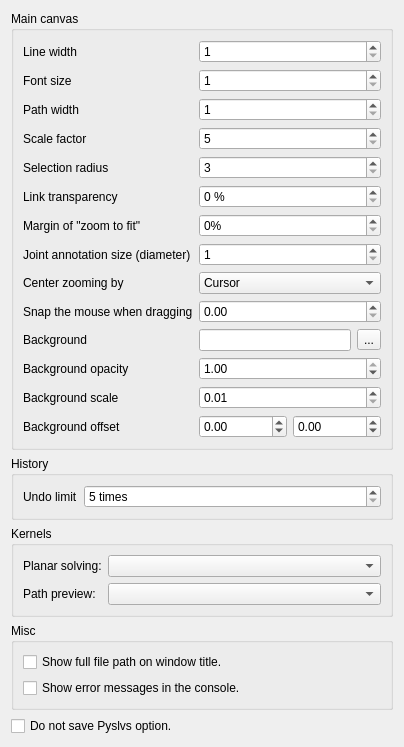
               <widget class="QWidget" name="scrollAreaWidgetContents">
                <property name="geometry">
                 <rect>
                  <x>0</x>
                  <y>0</y>
                  <width>401</width>
                  <height>733</height>
                 </rect>
                </property>
                <layout class="QVBoxLayout" name="verticalLayout_3">
                 <item>
                  <widget class="QGroupBox" name="settings_ui_groupbox">
                   <property name="title">
                    <string>Main canvas</string>
                   </property>
                   <layout class="QFormLayout" name="formLayout">
                    <item row="0" column="0">
                     <widget class="QLabel" name="linewidth_label">
                      <property name="text">
                       <string>Line width</string>
                      </property>
                     </widget>
                    </item>
                    <item row="0" column="1">
                     <widget class="QSpinBox" name="linewidth_option">
                      <property name="minimum">
                       <number>1</number>
                      </property>
                      <property name="maximum">
                       <number>10</number>
                      </property>
                      <property name="displayIntegerBase">
                       <number>10</number>
                      </property>
                     </widget>
                    </item>
                    <item row="1" column="0">
                     <widget class="QLabel" name="fontsize_label">
                      <property name="text">
                       <string>Font size</string>
                      </property>
                     </widget>
                    </item>
                    <item row="1" column="1">
                     <widget class="QSpinBox" name="fontsize_option">
                      <property name="minimum">
                       <number>1</number>
                      </property>
                      <property name="maximum">
                       <number>30</number>
                      </property>
                      <property name="singleStep">
                       <number>2</number>
                      </property>
                     </widget>
                    </item>
                    <item row="3" column="0">
                     <widget class="QLabel" name="pathwidth_label">
                      <property name="text">
                       <string>Path width</string>
                      </property>
                     </widget>
                    </item>
                    <item row="3" column="1">
                     <widget class="QSpinBox" name="pathwidth_option">
                      <property name="minimum">
                       <number>1</number>
                      </property>
                      <property name="maximum">
                       <number>5</number>
                      </property>
                     </widget>
                    </item>
                    <item row="4" column="0">
                     <widget class="QLabel" name="scalefactor_label">
                      <property name="text">
                       <string>Scale factor</string>
                      </property>
                     </widget>
                    </item>
                    <item row="4" column="1">
                     <widget class="QSpinBox" name="scalefactor_option">
                      <property name="minimum">
                       <number>5</number>
                      </property>
                      <property name="maximum">
                       <number>100</number>
                      </property>
                      <property name="singleStep">
                       <number>5</number>
                      </property>
                     </widget>
                    </item>
                    <item row="5" column="0">
                     <widget class="QLabel" name="selectionradius_label">
                      <property name="text">
                       <string>Selection radius</string>
                      </property>
                     </widget>
                    </item>
                    <item row="5" column="1">
                     <widget class="QSpinBox" name="selectionradius_option">
                      <property name="minimum">
                       <number>3</number>
                      </property>
                      <property name="maximum">
                       <number>10</number>
                      </property>
                     </widget>
                    </item>
                    <item row="6" column="0">
                     <widget class="QLabel" name="linktransparency_label">
                      <property name="text">
                       <string>Link transparency</string>
                      </property>
                     </widget>
                    </item>
                    <item row="6" column="1">
                     <widget class="QSpinBox" name="linktrans_option">
                      <property name="suffix">
                       <string> %</string>
                      </property>
                      <property name="maximum">
                       <number>80</number>
                      </property>
                      <property name="singleStep">
                       <number>10</number>
                      </property>
                     </widget>
                    </item>
                    <item row="7" column="0">
                     <widget class="QLabel" name="marginfactor_label">
                      <property name="text">
                       <string>Margin of &quot;zoom to fit&quot;</string>
                      </property>
                     </widget>
                    </item>
                    <item row="7" column="1">
                     <widget class="QSpinBox" name="marginfactor_option">
                      <property name="suffix">
                       <string>%</string>
                      </property>
                      <property name="maximum">
                       <number>30</number>
                      </property>
                      <property name="singleStep">
                       <number>5</number>
                      </property>
                     </widget>
                    </item>
                    <item row="8" column="0">
                     <widget class="QLabel" name="jointsize_label">
                      <property name="text">
                       <string>Joint annotation size (diameter)</string>
                      </property>
                     </widget>
                    </item>
                    <item row="8" column="1">
                     <widget class="QSpinBox" name="jointsize_option">
                      <property name="minimum">
                       <number>1</number>
                      </property>
                      <property name="maximum">
                       <number>100</number>
                      </property>
                     </widget>
                    </item>
                    <item row="9" column="0">
                     <widget class="QLabel" name="zoomby_label">
                      <property name="text">
                       <string>Center zooming by</string>
                      </property>
                     </widget>
                    </item>
                    <item row="9" column="1">
                     <widget class="QComboBox" name="zoomby_option">
                      <item>
                       <property name="text">
                        <string>Cursor</string>
                       </property>
                      </item>
                      <item>
                       <property name="text">
                        <string>Cavas center</string>
                       </property>
                      </item>
                     </widget>
                    </item>
                    <item row="10" column="0">
                     <widget class="QLabel" name="snap_label">
                      <property name="text">
                       <string>Snap the mouse when dragging</string>
                      </property>
                     </widget>
                    </item>
                    <item row="10" column="1">
                     <widget class="QDoubleSpinBox" name="snap_option">
                      <property name="maximum">
                       <double>50.000000000000000</double>
                      </property>
                     </widget>
                    </item>
                    <item row="11" column="0">
                     <widget class="QLabel" name="background_label">
                      <property name="text">
                       <string>Background</string>
                      </property>
                     </widget>
                    </item>
                    <item row="11" column="1">
                     <layout class="QHBoxLayout" name="background_layout">
                      <item>
                       <widget class="QLineEdit" name="background_option"/>
                      </item>
                      <item>
                       <widget class="QToolButton" name="background_choose_dir">
                        <property name="text">
                         <string>...</string>
                        </property>
                       </widget>
                      </item>
                     </layout>
                    </item>
                    <item row="12" column="0">
                     <widget class="QLabel" name="background_opacity_label">
                      <property name="text">
                       <string>Background opacity</string>
                      </property>
                     </widget>
                    </item>
                    <item row="12" column="1">
                     <widget class="QDoubleSpinBox" name="background_opacity_option">
                      <property name="maximum">
                       <double>1.000000000000000</double>
                      </property>
                      <property name="singleStep">
                       <double>0.100000000000000</double>
                      </property>
                      <property name="value">
                       <double>1.000000000000000</double>
                      </property>
                     </widget>
                    </item>
                    <item row="13" column="0">
                     <widget class="QLabel" name="background_scale_label">
                      <property name="text">
                       <string>Background scale</string>
                      </property>
                     </widget>
                    </item>
                    <item row="13" column="1">
                     <widget class="QDoubleSpinBox" name="background_scale_option">
                      <property name="minimum">
                       <double>0.010000000000000</double>
                      </property>
                      <property name="maximum">
                       <double>10.000000000000000</double>
                      </property>
                      <property name="singleStep">
                       <double>0.020000000000000</double>
                      </property>
                     </widget>
                    </item>
                    <item row="14" column="0">
                     <widget class="QLabel" name="background_offset_label">
                      <property name="text">
                       <string>Background offset</string>
                      </property>
                     </widget>
                    </item>
                    <item row="14" column="1">
                     <layout class="QHBoxLayout" name="background_offset_layout">
                      <item>
                       <widget class="QDoubleSpinBox" name="background_offset_x_option">
                        <property name="minimum">
                         <double>-999999.000000000000000</double>
                        </property>
                        <property name="maximum">
                         <double>999999.000000000000000</double>
                        </property>
                       </widget>
                      </item>
                      <item>
                       <widget class="QDoubleSpinBox" name="background_offset_y_option">
                        <property name="minimum">
                         <double>-999999.000000000000000</double>
                        </property>
                        <property name="maximum">
                         <double>999999.000000000000000</double>
                        </property>
                       </widget>
                      </item>
                     </layout>
                    </item>
                   </layout>
                  </widget>
                 </item>
                 <item>
                  <widget class="QGroupBox" name="settings_history_groupbox">
                   <property name="title">
                    <string>History</string>
                   </property>
                   <layout class="QFormLayout" name="formLayout_2">
                    <item row="0" column="0">
                     <widget class="QLabel" name="UndoLimit_label">
                      <property name="text">
                       <string>Undo limit</string>
                      </property>
                     </widget>
                    </item>
                    <item row="0" column="1">
                     <widget class="QSpinBox" name="undolimit_option">
                      <property name="suffix">
                       <string> times</string>
                      </property>
                      <property name="minimum">
                       <number>5</number>
                      </property>
                     </widget>
                    </item>
                   </layout>
                  </widget>
                 </item>
                 <item>
                  <widget class="QGroupBox" name="settings_kernels_groupBox">
                   <property name="title">
                    <string>Kernels</string>
                   </property>
                   <layout class="QFormLayout" name="formLayout_3">
                    <item row="0" column="0">
                     <widget class="QLabel" name="planarsolver_label">
                      <property name="text">
                       <string>Planar solving:</string>
                      </property>
                     </widget>
                    </item>
                    <item row="0" column="1">
                     <widget class="QComboBox" name="planarsolver_option"/>
                    </item>
                    <item row="1" column="0">
                     <widget class="QLabel" name="pathpreview_label">
                      <property name="text">
                       <string>Path preview:</string>
                      </property>
                     </widget>
                    </item>
                    <item row="1" column="1">
                     <widget class="QComboBox" name="pathpreview_option"/>
                    </item>
                   </layout>
                  </widget>
                 </item>
                 <item>
                  <widget class="QGroupBox" name="settings_misc_groupBox">
                   <property name="title">
                    <string>Misc</string>
                   </property>
                   <layout class="QVBoxLayout" name="verticalLayout_7">
                    <item>
                     <widget class="QCheckBox" name="titlefullpath_option">
                      <property name="text">
                       <string>Show full file path on window title.</string>
                      </property>
                     </widget>
                    </item>
                    <item>
                     <widget class="QCheckBox" name="consoleerror_option">
                      <property name="text">
                       <string>Show error messages in the console.</string>
                      </property>
                     </widget>
                    </item>
                   </layout>
                  </widget>
                 </item>
                 <item>
                  <spacer name="verticalSpacer_2">
                   <property name="orientation">
                    <enum>Qt::Vertical</enum>
                   </property>
                   <property name="sizeHint" stdset="0">
                    <size>
                     <width>20</width>
                     <height>619</height>
                    </size>
                   </property>
                  </spacer>
                 </item>
                 <item>
                  <layout class="QHBoxLayout" name="horizontalLayout">
                   <item>
                    <widget class="QCheckBox" name="dontsave_option">
                     <property name="text">
                      <string>Do not save Pyslvs option.</string>
                     </property>
                    </widget>
                   </item>
                   <item>
                    <spacer name="horizontalSpacer">
                     <property name="orientation">
                      <enum>Qt::Horizontal</enum>
                     </property>
                     <property name="sizeHint" stdset="0">
                      <size>
                       <width>40</width>
                       <height>20</height>
                      </size>
                     </property>
                    </spacer>
                   </item>
                  </layout>
                 </item>
                </layout>
               </widget>
